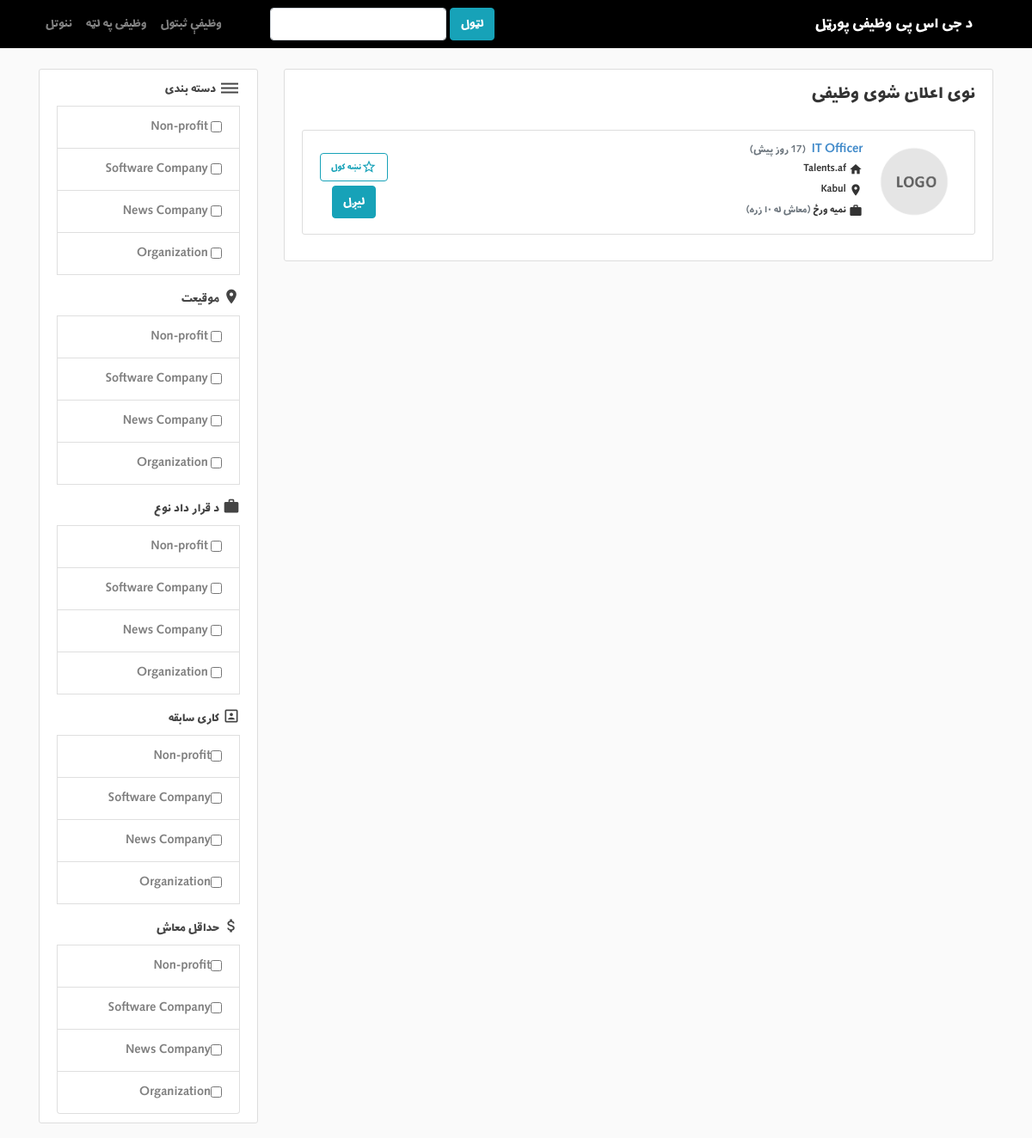
The page / on the database its author committed.
### employer/models.py (models this page shows, shortened)
class Job(models.Model):
    company = models.ForeignKey(Company, on_delete=models.CASCADE, related_name='jobs')
    category = models.ForeignKey(Category, on_delete=models.CASCADE, related_name='category')
    title = models.CharField(max_length=80)
    location = models.CharField(max_length=80)
    created_date = models.DateTimeField(default=datetime.datetime.now(), blank=True)
    experience_choices = (
        ('no-matter','اړین نه دی'),
        ('1-3', 'یو نه تر ۳ کاله'),
        ('3-6', 'دری نه تر ۶ کاله'),
        ('+6', 'ډیر له ۶ کاله'),
    )
    experience = models.CharField(max_length=80, choices=experience_choices)
    salary_choices = (
        ('agreement ', 'توافقی'),
        ('from 3', 'له ۳ زره'),
        ('from 5', 'له ۵ زره'),
        ('from 8', 'له ۸ زره'),
        ('from 10', 'له ۱۰ زره'),
        ('from 12', 'له ۱۲ زره'),
        ('from 15', 'له ۱۵ زره'),
    )
    salary = models.CharField(
        max_length=80, choices=salary_choices
    )
    cooperation_choices = (
        ('full-time', 'مکمل ورځ'),
        ('part-time', 'نمیه ورځ'),
        ('remote', 'ریموت'),
        ('internship', 'کار آموزی'),
    )
    cooperation_type = models.CharField(
        max_length=80, choices=cooperation_choices
    )
    job_description = models.TextField()
    skills_required = models.CharField(max_length=80)
    military_choices = (
        ('no-matter', 'اړین نه دی'),
        ('end', 'کار پای'),
    )
    military_service = models.CharField(
        max_length=80, choices=military_choices
    )
    degree_choices = (
        ('no-matter', 'اړین نه دی'),
        ('diploma', 'دیپلم'),
        ('bachelor', 'لیسانس'),
    )
    degree = models.CharField(max_length=80, choices=degree_choices)
    gender_choices = (
        ('Male', 'نر'),
        ('Female', 'ښځینه'),
        ('not-matter','اړین نه دی'),
    )
    gender = models.CharField(max_length=10, choices=gender_choices)

class Company(models.Model):
    employer = models.OneToOneField(User, on_delete=models.CASCADE)
    category = models.ForeignKey(Category, on_delete=models.CASCADE)
    name = models.CharField(max_length=80)
    co_introduction = models.TextField()
    logo = models.ImageField(default='default.png', upload_to='co-logo')
    link  = models.CharField(max_length=80)
    def __str__(self):
        return self.name

### portal/models.py (models this page shows)
class Category(models.Model):
    name = models.CharField(max_length=80)
    def __str__(self):
       return self.name

### portal/views.py (the view)
# urls.py: path('', home_page, name='home-page'),
def home_page(request):
    jobs = Job.objects.order_by('-created_date').all()
    now = datetime.now(timezone.utc)
    for i in jobs:
        get_days = now - i.created_date
        if get_days.days > 1:
            i.created_date = f'{get_days.days} روز پیش'
    return render(request, 'home_page.html', {'jobs':jobs})

### OnlineJobPortalProject/context_processors.py (called while the page is built)
def get_categories(request):
    return {'categories': Category.objects.all()}

### portal/templates/home_page.html
{% extends "base.html" %}
{% load crispy_forms_tags %}
{% load humanize %}
{% block content %}
<div class="content-section">
  <legend class="mb-4">نوی اعلان شوی وظیفی</legend>
  {% for job in jobs %}
  <article class="media content-section">
    <img class="account-img" src="{{ job.company.logo.url }}">
    <div style="width: 100%;">
      <span><a class="article-title" href="{% url 'job-detail' job.id %}">{{ job.title }}</a></span>
      <span class="text-muted mr-1" style="font-size: small;" >
        {% if job.created_date|naturalday == 'today' %}
        <td>(نن)</td>
        {% elif job.created_date|naturalday == 'yesterday' %}
        <td>(پرون)</td>
        {% else %}
        <td >({{ job.created_date|naturaltime }})</td>
        {% endif %}
      </span><br>
      <i class="material-icons" style="vertical-align: middle;font-size: medium;">&#xe88a;</i>
      <span style="vertical-align:middle;font-size:small;">{{ job.company }}</span><br>
      <i class="material-icons" style="vertical-align: middle;font-size: medium;">&#xe0c8;</i>
      <span style="vertical-align:middle;font-size:small;">{{ job.location }} </span><br>
      <i class="material-icons" style="vertical-align: middle;font-size: medium;" >&#xe8f9;</i>
      <span style="vertical-align:middle;font-size:small;">{{ job.get_cooperation_type_display }}</span>
      <span  class="text-muted" style="font-size: small;vertical-align: middle;">(معاش {{ job.get_salary_display }})</span>
      <br>
    </div>
    <div style="float: left;text-align: center;margin-top: 16px;vertical-align: middle;">
      <a class="btn btn-outline-info" style="font-size: 12px;" href="{% url 'save-job' job.id %}">
        <i class="material-icons" style="font-size: 20px;vertical-align: middle;font-size:18px;">&#xe83a;</i>نښه کول
      </a><br>
      <a style="margin-top: 5px;" class="btn btn-info" href="{% url 'request-job' job.id %}">لیږل</a>
    </div>
  </article>
{% endfor %}
</div>
{% endblock %}

### portal/templates/base.html (shortened to what this page needs)
{% load static %}
<html dir="rtl" lang="fa">
<head>
  <link rel="stylesheet" href="{% static 'bootstrap.min.css' %}">
  <link rel="stylesheet" type="text/css" href="{% static 'main.css' %}">
</head>
<body>
  <header>
    <nav class="navbar navbar-expand-md navbar-dark bg-steel fixed-top">
      <div class="container">
        <a class="navbar-brand mr-4" href="{% url 'home-page' %}">د جی اس پی وظیفی پورټل</a>
            <div class="collapse navbar-collapse" id="navbarToggle">
              <div class="navbar-nav mr-auto">
                <form class="form-inline my-2 my-lg-0 ml-5" action="{% url 'search' %}">
                  <button class="btn btn-info my-2 my-sm-0" type="submit">لټول</button>
                  <input name="q" data-filter="1" class="form-control mr-sm-1" type="search" aria-label="Search">
                </form>
              </div>
            <div class="navbar-nav">
              {% if user.is_authenticated %}
                {% if not user.is_jobseeker %}
                  {% if user.company.jobs %}
                    <a class="nav-item nav-link" href="{% url 'employer-jobs' %}">زما اعلانونه</a>
                    <a class="nav-item nav-link" href="{% url 'employer-create-job' %}">نوی اعلانونه</a>
                    <a class="nav-item nav-link" href="{% url 'employer-profile' %}">پروفایل</a>
                    <a class="nav-item nav-link" href="{% url 'logout' %}">وتل</a>
                  {% else %}
                    <a class="nav-item nav-link" href="{% url 'employer-profile' %}">پروفایل</a>
                    <a class="nav-item nav-link" href="{% url 'logout' %}">وتل</a>
                  {% endif %}
                {% endif %}
              {% if user.is_jobseeker %}
                <a class="nav-item nav-link" href="{% url 'saved-jobs' %}">نښه شوی</a>
                <a class="nav-item nav-link" href="{% url 'jobseeker-requests' %}">زما لیږل شوی درخواستونه</a>
                <a class="nav-item nav-link" href="{% url 'jobseeker-profile' %}">پروفایل</a>
                <a class="nav-item nav-link" href="{% url 'logout' %}">وتل</a>
              {% endif %}
              {% else %}
                <a class="nav-item nav-link" href="{% url 'employer-register' %}">وظیفې ثبتول</a>
                <a class="nav-item nav-link" href="{% url 'register' %}">وظیفی په لټه</a>
                <a class="nav-item nav-link" href="{% url 'login' %}">ننوتل</a>
              {% endif %}
            </div>
          </div>
        </div>
      </nav>
    </header>
    <main role="main" class="container">
        <div class="row">
          <div class="col-md-9">
            {% block content %}{% endblock %}
          </div>
          <div class="col-md-3">
            <div class="content-section">
                <h6>
                  <i class="material-icons ml-1" style="vertical-align: middle;">&#xe3c7;</i>دسته بندی
                </h6>
                {% for category in categories %}
                <li class="list-group-item">
                  <a href="{% url 'filter-by-category' category %}" style="color:grey;">
                    <input type="checkbox" style="vertical-align: middle;">
                    {{ category }}
                  </a>
                </li>
              {% endfor %}
                <h6 class="mt-3">
                  <i class="material-icons mb-1 ml-1" style="vertical-align: middle;font-size: 20px;">&#xe0c8;</i>موقیعت
                </h6>
                {% for category in categories %}
                <li class="list-group-item">
                  <a href="{% url 'filter-by-category' category %}" style="color:grey;">
                    <input type="checkbox" style="vertical-align: middle;">
                    {{ category }}
                  </a>
                </li>
              {% endfor %}
              <h6 class="mt-3">
                <i class="material-icons mb-1 ml-1" style="vertical-align: middle;font-size: 20px;">&#xe8f9;</i>د قرار داد نوع
              </h6>
              {% for category in categories %}
              <li class="list-group-item">
                <a href="{% url 'filter-by-category' category %}" style="color:grey;">
                  <input type="checkbox" style="vertical-align: middle;">
                  {{ category }}
                </a>
              </li>
            {% endfor %}
            <h6 class="mt-3">
              <i class="material-icons mb-1 ml-1" style="vertical-align: middle;font-size: 20px;">&#xe416;</i>کاری سابقه
            </h6>
            {% for category in categories %}
            <li class="list-group-item">
              <a href="{% url 'filter-by-category' category %}" style="color:grey;">
                <input type="checkbox" style="vertical-align: middle;">{{ category }}
              </a>
            </li>
          {% endfor %}
          <h6 class="mt-3">
            <i class="material-icons mb-1 ml-1" style="vertical-align: middle;font-size: 20px;">&#xe227;</i>حداقل معاش
          </h6>
          {% for category in categories %}
          <li class="list-group-item">
            <a href="{% url 'filter-by-category' category %}" style="color:grey;">
              <input type="checkbox" style="vertical-align: middle;">{{ category }}
            </a>
          </li>
        {% endfor %}
            </div>
          </div>
        </div>
    </main>
</body>
</html>

### portal/static/main.css (style rules this page uses)
* { font-family: myFirstFont; }
.material-icons { font-family: 'Material Icons'; font-weight: normal; font-style: normal; font-size: 24px; line-height: 1; letter-spacing: normal; text-transform: none; display: inline-block; white-space: nowrap; word-wrap: normal; direction: ltr; -webkit-font-feature-settings: 'liga'; -webkit-font-smoothing: antialiased; }
body { background: #fafafa; color: #333333; margin-top: 5rem; text-align: right; }
h1, h2, h3, h4, h5, h6 { color: #444444; }
.bg-steel { background-color: #000000; }
.content-section { background: #ffffff; padding: 10px 20px; border: 1px solid #dddddd; border-radius: 3px; margin-bottom: 20px; }
.article-title { color: #428bca; }
.account-img { height: 100px; width: 100px; margin-left: 10px; border-radius: 5px; }

### rows shown on the page
Job: company.logo (placeholder picture), title "IT Officer", created_date "17 روز پیش", company "Talents.af", location "Kabul", cooperation_type "نمیه ورځ", salary "له ۱۰ زره"
Category: name "Non-profit"
Category: name "Software Company"
Category: name "News Company"
Category: name "Organization"
